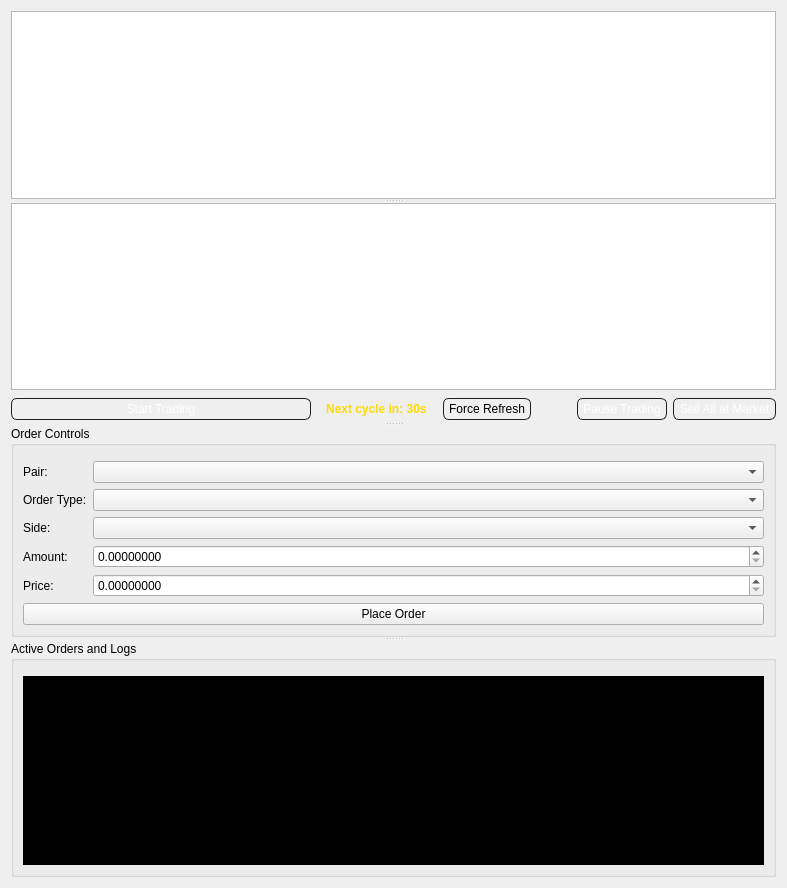
      <widget class="QWidget" name="trading_tab">
       <attribute name="title">
        <string>Trading</string>
       </attribute>
       <layout class="QVBoxLayout" name="verticalLayout_5">
        <item>
         <widget class="QSplitter" name="main_trading_splitter">
          <property name="orientation">
           <enum>Qt::Vertical</enum>
          </property>
          <widget class="QWidget" name="top_trading_controls">
           <layout class="QVBoxLayout" name="top_trading_controls_layout">
            <item>
             <widget class="QSplitter" name="orders_splitter">
              <property name="orientation">
               <enum>Qt::Vertical</enum>
              </property>
              <widget class="QTableWidget" name="orders_table"/>
              <widget class="QTableWidget" name="closed_orders_table"/>
             </widget>
            </item>
            <item>
             <layout class="QHBoxLayout" name="horizontalLayout">
              <item>
               <widget class="QPushButton" name="start_trading_button">
                <property name="minimumSize">
                 <size>
                  <width>300</width>
                  <height>0</height>
                 </size>
                </property>
                <property name="styleSheet">
                 <string notr="true">QPushButton
{
    background-color: QLinearGradient(
		x1: 0, y1: 0, x2: 0, y2: 1,
		stop: 0 #656565,
		stop: 0.1 rgb(100, 125, 100),
		stop: 0.5 rgb(75, 100, 75),
		stop: 0.9 rgb(50, 75, 50)
		stop: 1 #464646);
	color: white;
    border-width: 1px;
    border-color: #1e1e1e;
    border-style: solid;
    border-radius: 6;
    padding: 3px;
    font-size: 12px;
    padding-left: 5px;
    padding-right: 5px;
}

QPushButton::hover {
	color: white;
    border-radius: 6;
    background-color: rgb(75, 100, 75);
}

QPushButton::pressed {
    color:  rgb(225, 225, 225);
    background-color: rgb(50, 75, 50); 
    border-color: #181818;
    border-radius: 6;
    border-style: inset;
}</string>
                </property>
                <property name="text">
                 <string>Start Trading</string>
                </property>
               </widget>
              </item>
              <item>
               <widget class="QLabel" name="cycle_countdown_label">
                <property name="styleSheet">
                 <string>color: #ffdc00; font-weight: bold; padding: 6px;</string>
                </property>
                <property name="text">
                 <string>Next cycle in: 30s</string>
                </property>
               </widget>
              </item>
              <item>
               <widget class="QPushButton" name="force_refresh_button">
                <property name="styleSheet">
                 <string notr="true">QPushButton
{
    background-color: QLinearGradient(
		x1: 0, y1: 0, x2: 0, y2: 1,
		stop: 0 #656565,
		stop: 0.1 rgb(175, 200, 225)
		stop: 0.5 rgb(125, 150, 175)
		stop: 0.9 rgb(100, 125, 150)
		stop: 1 #464646);
	color: black;
    border-width: 1px;
    border-color: #1e1e1e;
    border-style: solid;
    border-radius: 6;
    padding: 3px;
    font-size: 12px;
    padding-left: 5px;
    padding-right: 5px;
}

QPushButton::hover {
    color: black;
    border-radius: 6;
    background-color:rgb(125, 150, 175);
}

QPushButton::pressed {
    color:  rgb(225, 225, 225);
    background-color: rgb(100, 125, 150); 
    border-color: #181818;
    border-radius: 6;
    border-style: inset;
}</string>
                </property>
                <property name="text">
                 <string>Force Refresh</string>
                </property>
               </widget>
              </item>
              <item>
               <spacer name="horizontalSpacer">
                <property name="orientation">
                 <enum>Qt::Horizontal</enum>
                </property>
                <property name="sizeHint" stdset="0">
                 <size>
                  <width>40</width>
                  <height>20</height>
                 </size>
                </property>
               </spacer>
              </item>
              <item>
               <widget class="QPushButton" name="pause_trading_button">
                <property name="styleSheet">
                 <string notr="true">QPushButton
{
    color: white;
    background-color: QLinearGradient(
        x1: 0, y1: 0, x2: 0, y2: 1,
        stop: 0 #656565,
        stop: 0.1 rgb(120, 80, 60)
        stop: 0.5 rgb(100, 60, 40)
        stop: 0.9 rgb(80, 40, 20)
        stop: 1 #464646);
    border-color: #1e1e1e;
    border-width: 1px;
    border-style: solid;
    border-radius: 6;
    font-size: 12px;
    padding: 3px;
    padding-left: 5px;
    padding-right: 5px;
}

QPushButton:hover {
    background-color: rgb(100, 60, 40);
    border-radius: 6;
}

QPushButton:pressed {
    background-color: rgb(80, 40, 20); 
    border-color: #181818;
    border-radius: 6;
    border-style: inset;
}

QPushButton:checked {
    background-color: QLinearGradient(
        x1: 0, y1: 0, x2: 0, y2: 1,
        stop: 0 #656565,
        stop: 0.1 rgb(100, 60, 60)
        stop: 0.5 rgb(80, 40, 40)
        stop: 0.9 rgb(60, 20, 20)
        stop: 1 #464646);
}</string>
                </property>
                <property name="text">
                 <string>Pause Trading</string>
                </property>
                <property name="checkable">
                 <bool>true</bool>
                </property>
               </widget>
              </item>
              <item>
               <widget class="QPushButton" name="sell_all_button">
                <property name="styleSheet">
                 <string notr="true">QPushButton
{
	color: white;
    background-color: QLinearGradient(
		x1: 0, y1: 0, x2: 0, y2: 1,
		stop: 0 #656565,
		stop: 0.1 rgb(150, 100, 100)
		stop: 0.5 rgb(120, 70, 70)
		stop: 0.9 rgb(95, 45, 45)
		stop: 1 #464646);
    border-color: #1e1e1e;
    border-width: 1px;
    border-style: solid;
    border-radius: 6;
    font-size: 12px;
    padding: 3px;
    padding-left: 5px;
    padding-right: 5px;
}

QPushButton::hover {
    background-color: rgb(120, 70, 70);
    border-radius: 6;
}

QPushButton::pressed {
    background-color: rgb(95, 45, 45); 
    border-color: #181818;
    border-radius: 6;
    border-style: inset;
}</string>
                </property>
                <property name="text">
                 <string>Sell All at Market</string>
                </property>
               </widget>
              </item>
             </layout>
            </item>
           </layout>
          </widget>
          <widget class="QGroupBox" name="order_controls_group">
           <property name="title">
            <string>Order Controls</string>
           </property>
           <layout class="QFormLayout" name="formLayout_9">
            <property name="topMargin">
             <number>15</number>
            </property>
            <item row="0" column="0">
             <widget class="QLabel" name="label_31">
              <property name="text">
               <string>Pair:</string>
              </property>
             </widget>
            </item>
            <item row="0" column="1">
             <widget class="QComboBox" name="pair_combo"/>
            </item>
            <item row="1" column="0">
             <widget class="QLabel" name="label_32">
              <property name="text">
               <string>Order Type:</string>
              </property>
             </widget>
            </item>
            <item row="1" column="1">
             <widget class="QComboBox" name="order_type_combo"/>
            </item>
            <item row="2" column="0">
             <widget class="QLabel" name="label_33">
              <property name="text">
               <string>Side:</string>
              </property>
             </widget>
            </item>
            <item row="2" column="1">
             <widget class="QComboBox" name="side_combo"/>
            </item>
            <item row="3" column="0">
             <widget class="QLabel" name="label_34">
              <property name="text">
               <string>Amount:</string>
              </property>
             </widget>
            </item>
            <item row="3" column="1">
             <widget class="QDoubleSpinBox" name="amount_input">
              <property name="decimals">
               <number>8</number>
              </property>
              <property name="minimum">
               <double>0.000000000000000</double>
              </property>
              <property name="maximum">
               <double>1000000.000000000000000</double>
              </property>
             </widget>
            </item>
            <item row="4" column="0">
             <widget class="QLabel" name="label_35">
              <property name="text">
               <string>Price:</string>
              </property>
             </widget>
            </item>
            <item row="4" column="1">
             <widget class="QDoubleSpinBox" name="price_input">
              <property name="decimals">
               <number>8</number>
              </property>
              <property name="minimum">
               <double>0.000000000000000</double>
              </property>
              <property name="maximum">
               <double>1000000.000000000000000</double>
              </property>
             </widget>
            </item>
            <item row="5" column="0" colspan="2">
             <widget class="QPushButton" name="place_order_button">
              <property name="text">
               <string>Place Order</string>
              </property>
             </widget>
            </item>
           </layout>
          </widget>
          <widget class="QGroupBox" name="orders_group">
           <property name="title">
            <string>Active Orders and Logs</string>
           </property>
           <layout class="QVBoxLayout" name="verticalLayout_6">
            <property name="topMargin">
             <number>15</number>
            </property>
            <item>
             <widget class="QTextEdit" name="log_text">
              <property name="styleSheet">
               <string notr="true">background-color: rgb(0, 0, 0);
color: rgb(151, 255, 186);</string>
              </property>
              <property name="readOnly">
               <bool>true</bool>
              </property>
             </widget>
            </item>
           </layout>
          </widget>
         </widget>
        </item>
       </layout>
      </widget>
